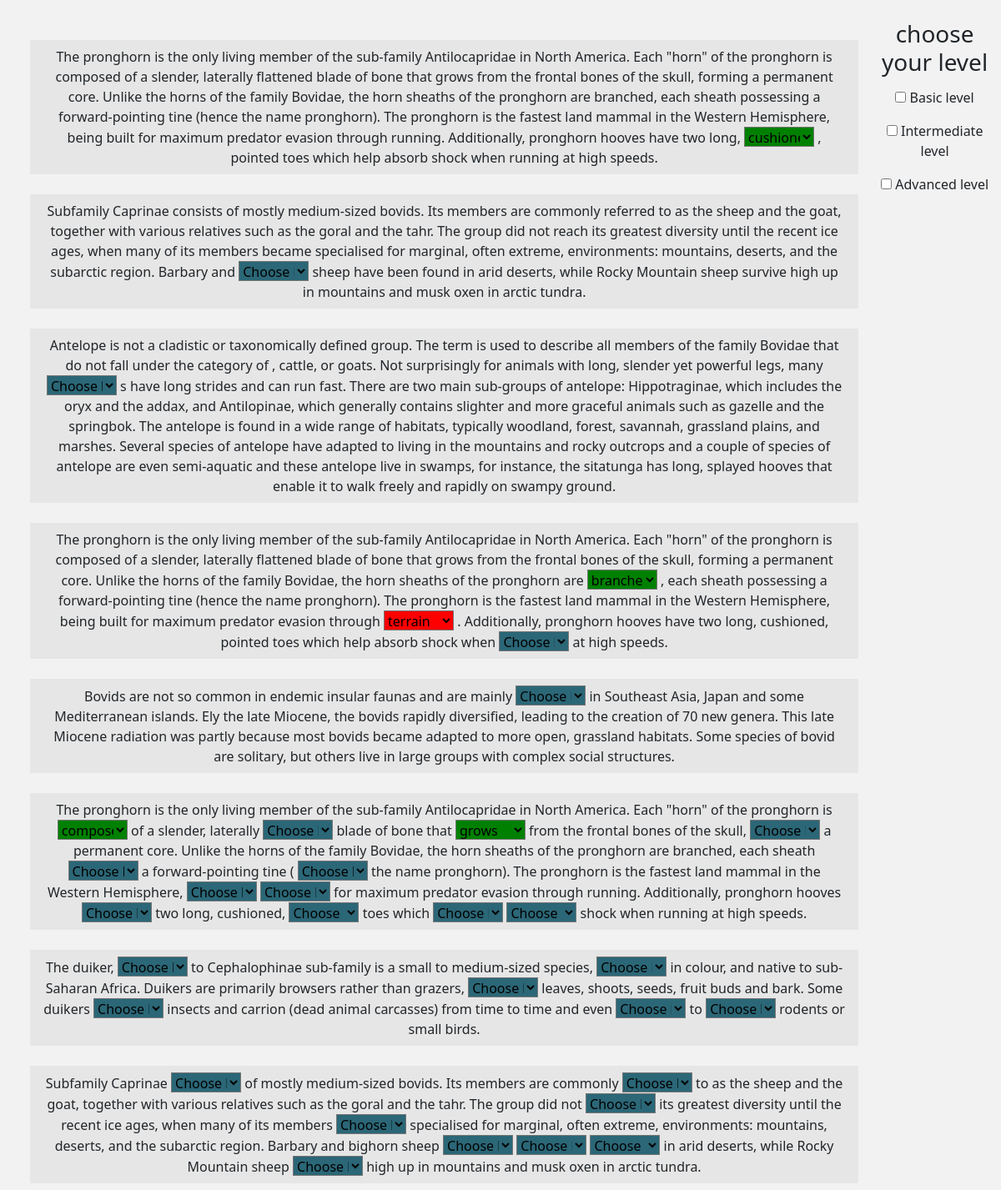
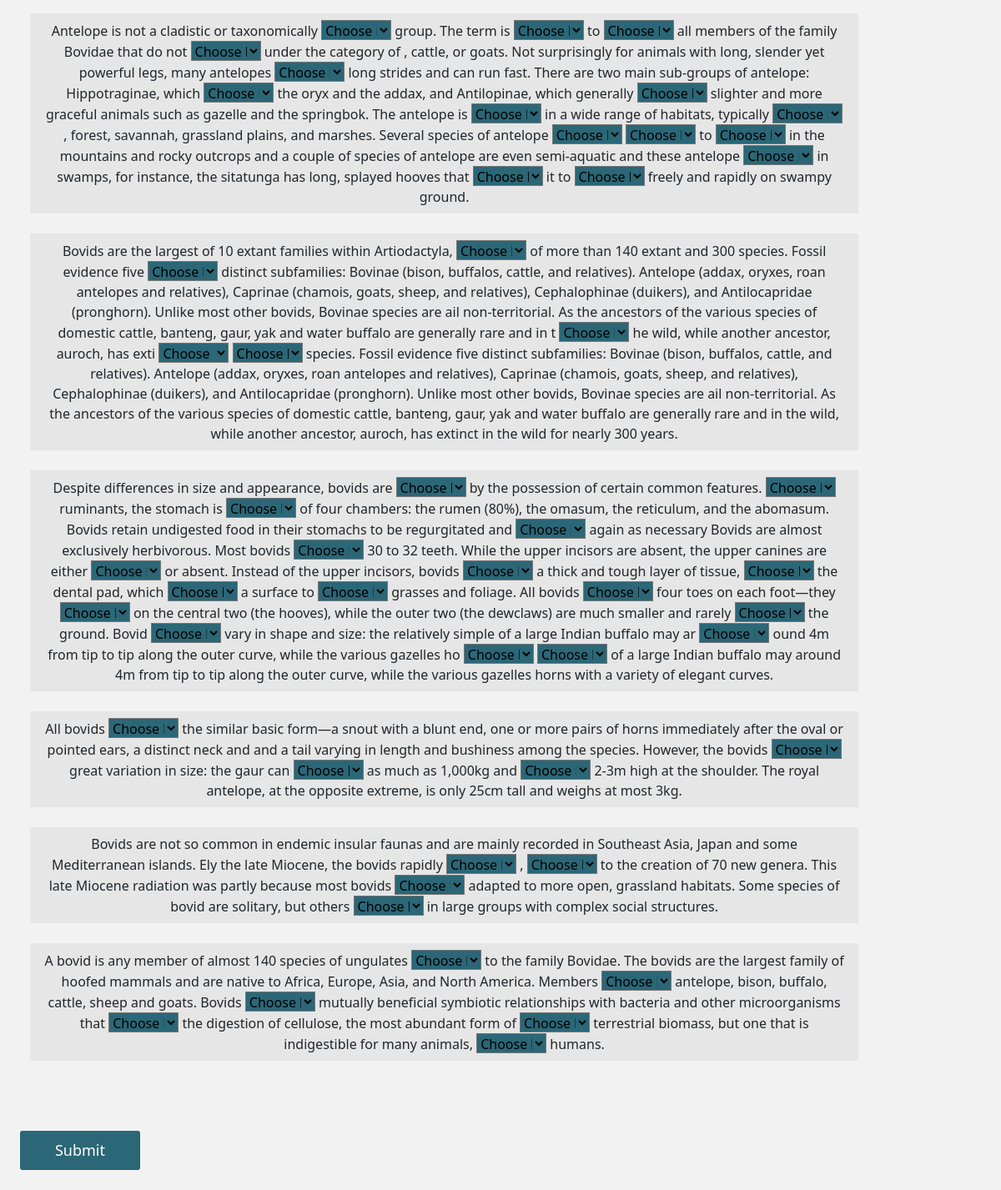
Screenshot of / (signed in) with the database file from the repository (2 pictures, top to bottom).
### questions/models.py (models this page shows)
class Submission(models.Model):
    word = models.ForeignKey(
        Word, on_delete=models.CASCADE, related_name='submissions'
    )
    user = models.ForeignKey(
        get_user_model(), on_delete=models.CASCADE, related_name='submissions'
    )
    blank = models.ForeignKey(
        Blank,null=True, on_delete=models.CASCADE, related_name='submissions'
    )

class Word(models.Model):
    text = models.CharField(max_length=256)
    blank = models.ForeignKey(
        Blank,null=True, on_delete=models.CASCADE, related_name='words'
    )

### questions/views.py (the view, shortened to what this page needs)
# urls.py: path('', Index.as_view(), name='index')
class Index(View):
    def get(self, request):
        if not request.user.is_authenticated:
            return redirect('login')
        level = request.GET.get('level')
        if level:
            sentences = Sentence.objects.filter(level=level).order_by(
                '-created_at'
            )
        else:
            sentences = Sentence.objects.all().order_by(
                '-created_at'
            )
        sentences_ctx = []
        for sent in sentences:
            current_pos = 0
            blank_data = []
            for blank in sent.blanks.all():
                sub = Submission.objects.filter(
                    user=request.user,
                    blank = blank
                ).first()
                blank_data.append({
                    'id': blank.id,
                    'half': sent.text[current_pos:blank.word_position],
                    'choices': [{
                        'id': word.id,
                        'word': word.text
                    } for word in blank.words.all()],
                    'answer': sub,
                    'is_correct': sub.word.text == blank.correct_answer if sub else None
                })
                current_pos = blank.word_position
            sentences_ctx.append({
                "id" : sent.id,
                "blanks":blank_data,
                "last_half":sent.text[current_pos:]
            })
        return render(
            request, 'questions/index.html', {
                'sentences': sentences_ctx,
                'level': level
            }
        )

### templates/questions/index.html (shortened to what this page needs)
{% extends "base.html" %}
{% block content %}
    {% if level %}
        <form method="post" action="/?level={{ level }}">
    {% else %}
        <form method="post">
    {% endif %}
    <div class="two-column">
        <div class="chooseLevel">
            <section class="demo">
                <div class="box">
                  <h3>choose your level</h3>
                    {% if level == "Basic"%}
                      <p>
                        <label for="Basic">
                          <input id="Basic" name="yaydio" type="checkbox" value="Basic" onchange="checkvalue('Basic')" checked/>
                          <span>Basic level</span>
                        </label>
                      </p>
                      <p>
                        <label for="Intermediate">
                          <input id="Intermediate" name="yaydio" type="checkbox" value="Intermediate" onchange="checkvalue('Intermediate')" />
                          <span>Intermediate level</span>
                        </label>
                      </p>
                      <p>
                        <label for="Advanced">
                          <input id="Advanced" name="yaydio" type="checkbox" value="Advanced" onchange="checkvalue('Advanced')" />
                          <span>Advanced level</span>
                        </label>
                      </p>
                    {% else%}
                        <p>
                        <label for="Basic">
                          <input id="Basic" name="yaydio" type="checkbox" value="Basic" onchange="checkvalue('Basic')"/>
                          <span>Basic level</span>
                        </label>
                      </p>
                      <p>
                        <label for="Intermediate">
                          <input id="Intermediate" name="yaydio" type="checkbox" value="Intermediate" onchange="checkvalue('Intermediate')" />
                          <span>Intermediate level</span>
                        </label>
                      </p>
                      <p>
                        <label for="Advanced">
                          <input id="Advanced" name="yaydio" type="checkbox" value="Advanced" onchange="checkvalue('Advanced')" />
                          <span>Advanced level</span>
                        </label>
                      </p>
                    {% endif %}
                </div>
            </section>
        </div>
        <div>
            {% for sentence in sentences %}
                <div class="question-wrapper">
                   {% for blank in sentence.blanks %}
                        <span class="sentence">{{blank.half}}</span>
                         {% if blank.answer and blank.is_correct %}
                             <select class="select-default sel-correct" name="sentence-{{blank.id}}">
                                {% for ans in blank.choices %}
                                    {% if blank.answer and ans.id == blank.answer.word.id %}
                                        <option value="answer-{{ans.id}}" selected>{{ans.word}}</option>
                                    {% else %}
                                        <option class="option" value="answer-{{ans.id}}">{{ans.word}}</option>
                                    {% endif %}
                                {% endfor %}
                            </select>
                        {% elif blank.answer %}
                             <select class="select-default sel-NotCorrect" name="sentence-{{blank.id}}">
                                {% for ans in blank.choices %}
                                    {% if blank.answer and ans.id == blank.answer.word.id %}
                                        <option value="answer-{{ans.id}}" selected>{{ans.word}}</option>
                                    {% else %}
                                        <option class="option" value="answer-{{ans.id}}">{{ans.word}}</option>
                                    {% endif %}
                                {% endfor %}
                             </select>
                        {% else %}
                             <select class="select-default" name="sentence-{{blank.id}}">
                                {% if not blank.answer %}
                                    <option value="" selected disabled hidden>Choose here</option>
                                {% endif %}
                            </select>
                        {% endif %}
                   {% endfor %}
                    <span>{{sentence.last_half}}</span>
                </div>
            {% endfor %}
        </div>
    </div>
        <button class= "button button-index" type="submit">Submit</button>
    </form>
{% endblock content %}

### templates/base.html (shortened to what this page needs)
{% load static %}
<!DOCTYPE html>
<html>
    <head>
        <link rel="stylesheet" href="https://cdn.jsdelivr.net/npm/bootstrap@5.1.3/dist/css/bootstrap.min.css">
        <link rel="stylesheet" type="text/css" href="{% static 'questions/styles.css' %}">
    </head>
    <body class="body">
    {% block content %}{% endblock content %}
    </body>
</html>

### questions/static/questions/styles.css (style rules this page uses)
.body { background-color: #f2f2f2; }
.question-wrapper { background-color: rgb(230, 230, 230); padding: 8px 16px; margin: 2vw; }
.select-default { background-color: #2b6777; user-select: none; color: black; width: 7vw; height: 2vw; cursor: pointer; }
.sel-correct { background-color: #008000; }
.sel-NotCorrect { background-color: #FF0000; }
h3 { margin: 0 0 .5em 0; }
.button { margin: 2vw; margin-top: 4vw; appearance: none; outline: 0; background-color: #2b6777; border: 0; padding: 10px 15px; color: #ffffff; border-radius: 3px; width: 15vw; cursor: pointer; font-size: 18px; transition-duration: 0.25s; }
.button-index { width: 12vw; }
.two-column { display: flex; justify-content: space-between; flex-direction: row-reverse; padding: 1vw; text-align: center; margin-top:1vw; }
.chooseLevel { width:100vw; }

### rows the page displays
Submission: half "The pronghorn is the only living member of the sub-family Antilocapridae in North America. Each \"horn\" of the pronghorn is composed of a slender, laterally flattened blade of bone that grows from the frontal bones of the skull, forming a permanent core. Unlike the horns of the family Bovidae, the horn sheaths of the pronghorn are branched, each sheath possessing a forward-pointing tine (hence the name pronghorn). The pronghorn is the fastest land mammal in the Western Hemisphere, being built for maximum predator evasion through running. Additionally, pronghorn hooves have two long,", word.text "cushioned"
Submission: half "The pronghorn is the only living member of the sub-family Antilocapridae in North America. Each \"horn\" of the pronghorn is composed of a slender, laterally flattened blade of bone that grows from the frontal bones of the skull, forming a permanent core. Unlike the horns of the family Bovidae, the horn sheaths of the pronghorn are", word.text "branched"
Submission: half ", each sheath possessing a forward-pointing tine (hence the name pronghorn). The pronghorn is the fastest land mammal in the Western Hemisphere, being built for maximum predator evasion through", word.text "terrain"
Submission: half "The pronghorn is the only living member of the sub-family Antilocapridae in North America. Each \"horn\" of the pronghorn is", word.text "composed"
Submission: half "blade of bone that", word.text "grows"

### other values shown
{{ sentence.last_half }} ", pointed toes which help absorb shock when running at high speeds." "sheep have been found in arid deserts, while Rocky Mountain sheep survive high up in mountains and musk oxen in arctic tundra." "at high speeds." "shock when running at high speeds." "rodents or small birds." "high up in mountains and musk oxen in arctic tundra." "freely and rapidly on swampy ground." "of a large Indian buffalo may around 4m from tip to tip along the outer curve, while the various gazelles horns with a variety of elegant curves." "2-3m high at the shoulder. The royal antelope, at the opposite extreme, is only 25cm tall and weighs at most 3kg." "in large groups with complex social structures." "humans."
{{ blank.half }} ". Additionally, pronghorn hooves have two long, cushioned, pointed toes which help absorb shock when" "Bovids are not so common in endemic insular faunas and are mainly" "of a slender, laterally" "from the frontal bones of the skull," "a permanent core. Unlike the horns of the family Bovidae, the horn sheaths of the pronghorn are branched, each sheath" "a forward-pointing tine (" "the name pronghorn). The pronghorn is the fastest land mammal in the Western Hemisphere," "for maximum predator evasion through running. Additionally, pronghorn hooves" "two long, cushioned," "toes which" "The duiker," "to Cephalophinae sub-family is a small to medium-sized species," "in colour, and native to sub-Saharan Africa. Duikers are primarily browsers rather than grazers," "leaves, shoots, seeds, fruit buds and bark. Some duikers" "insects and carrion (dead animal carcasses) from time to time and even" "to" "Subfamily Caprinae" "of mostly medium-sized bovids. Its members are commonly" "to as the sheep and the goat, together with various relatives such as the goral and the tahr. The group did not" "its greatest diversity until the recent ice ages, when many of its members" "specialised for marginal, often extreme, environments: mountains, deserts, and the subarctic region. Barbary and bighorn sheep" "in arid deserts, while Rocky Mountain sheep" "Antelope is not a cladistic or taxonomically" "group. The term is" "to" "all members of the family Bovidae that do not" "under the category of , cattle, or goats. Not surprisingly for animals with long, slender yet powerful legs, many antelopes" "long strides and can run fast. There are two main sub-groups of antelope: Hippotraginae, which" "the oryx and the addax, and Antilopinae, which generally" "slighter and more graceful animals such as gazelle and the springbok. The antelope is" "in a wide range of habitats, typically" ", forest, savannah, grassland plains, and marshes. Several species of antelope" "to" "in the mountains and rocky outcrops and a couple of species of antelope are even semi-aquatic and these antelope" "in swamps, for instance, the sitatunga has long, splayed hooves that" "it to" "Bovids are the largest of 10 extant families within Artiodactyla," "of more than 140 extant and 300 species. Fossil evidence five" "he wild, while another ancestor, auroch, has exti" "Despite differences in size and appearance, bovids are" "by the possession of certain common features." "ruminants, the stomach is" "of four chambers: the rumen (80%), the omasum, the reticulum, and the abomasum. Bovids retain undigested food in their stomachs to be regurgitated and" "again as necessary Bovids are almost exclusively herbivorous. Most bovids" "30 to 32 teeth. While the upper incisors are absent, the upper canines are either" "or absent. Instead of the upper incisors, bovids" "a thick and tough layer of tissue," "the dental pad, which" "a surface to" "grasses and foliage. All bovids" "four toes on each foot—they" "on the central two (the hooves), while the outer two (the dewclaws) are much smaller and rarely" "the ground. Bovid" "vary in shape and size: the relatively simple of a large Indian buffalo may ar" "ound 4m from tip to tip along the outer curve, while the various gazelles ho" "All bovids" "great variation in size: the gaur can" "as much as 1,000kg and" "Bovids are not so common in endemic insular faunas and are mainly recorded in Southeast Asia, Japan and some Mediterranean islands. Ely the late Miocene, the bovids rapidly" "," "to the creation of 70 new genera. This late Miocene radiation was partly because most bovids" "adapted to more open, grassland habitats. Some species of bovid are solitary, but others" "A bovid is any member of almost 140 species of ungulates" "to the family Bovidae. The bovids are the largest family of hoofed mammals and are native to Africa, Europe, Asia, and North America. Members" "antelope, bison, buffalo, cattle, sheep and goats. Bovids" "mutually beneficial symbiotic relationships with bacteria and other microorganisms that" "the digestion of cellulose, the most abundant form of" "terrestrial biomass, but one that is indigestible for many animals,"
